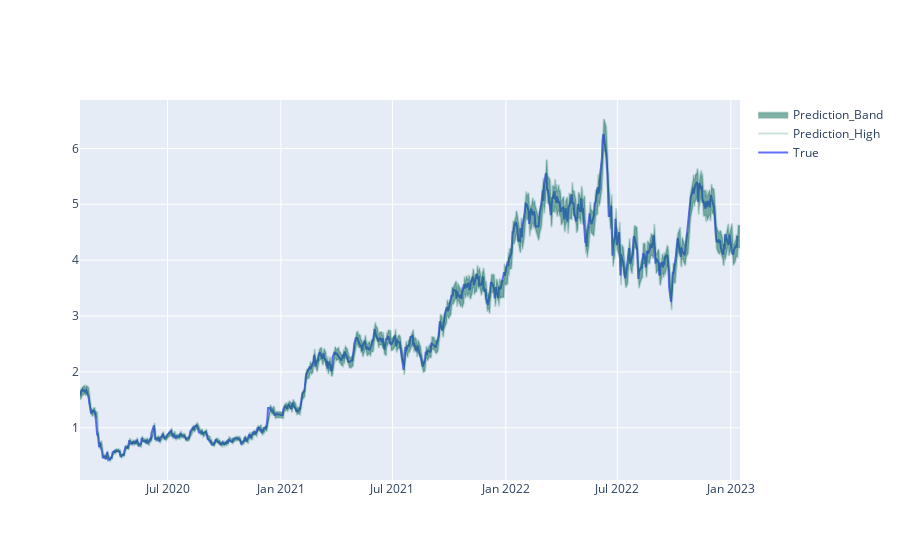

The code cell stored with this chart in its notebook:
### Code cell
import plotly.graph_objects as go
    
#Get RMSE value, which is the value of RMSE column in historicalPerformance where Target = target and symbol = ticker
RMSE = .045

fig = go.Figure()   

# Add Close_True
fig.add_trace(go.Scatter(x=historicalPerformance.index, y=historicalPerformance['Close_True'], mode='lines', name='True'))

# Add Close_Predictions
# fig.add_trace(go.Scatter(x=historicalPerformance.index, y=historicalPerformance['Close_Predictions'], mode='lines', name='Predictions'))

# fig.add_trace(go.Scatter(x=historicalPerformance.index, y=historicalPerformance[target + '_Predictions'], mode='lines', name='Predictions'))

#make a shaded area for the prediction (width = rmse on each side)
fig.add_trace(go.Scatter(x=historicalPerformance.index, y=historicalPerformance['Close_Predictions'] * (1 + RMSE), fill=None, mode='lines', line_color='rgba(0,100,80,0.2)', name='Prediction_High'))
fig.add_trace(go.Scatter(x=historicalPerformance.index, y=historicalPerformance['Close_Predictions'] * (1 - RMSE), fill='tonexty', mode='lines', line_color='rgba(0,100,80,0.2)', name='Prediction_Band'))
fig.show()

### Figure 1 — Plotly figure (JSON) as saved in the notebook; plotly's stock layout.template omitted (floating-point values rounded to 4 significant figures; data arrays with more than 128 entries replaced by an {"elided": "..."} marker saying what was removed)
{"data": [{"mode": "lines", "name": "True", "type": "scatter", "x": {"elided": "736 str values"}, "y": {"elided": "736 float values"}}, {"line": {"color": "rgba(0,100,80,0.2)"}, "mode": "lines", "name": "Prediction_High", "type": "scatter", "x": {"elided": "736 str values"}, "y": {"elided": "736 float values"}}, {"fill": "tonexty", "line": {"color": "rgba(0,100,80,0.2)"}, "mode": "lines", "name": "Prediction_Band", "type": "scatter", "x": {"elided": "736 str values"}, "y": {"elided": "736 float values"}}], "layout": {"autosize": true, "xaxis": {"autorange": true, "range": ["2020-02-10", "2023-01-16"], "type": "date"}, "yaxis": {"autorange": true, "range": [0.0662, 6.866], "type": "linear"}}}
